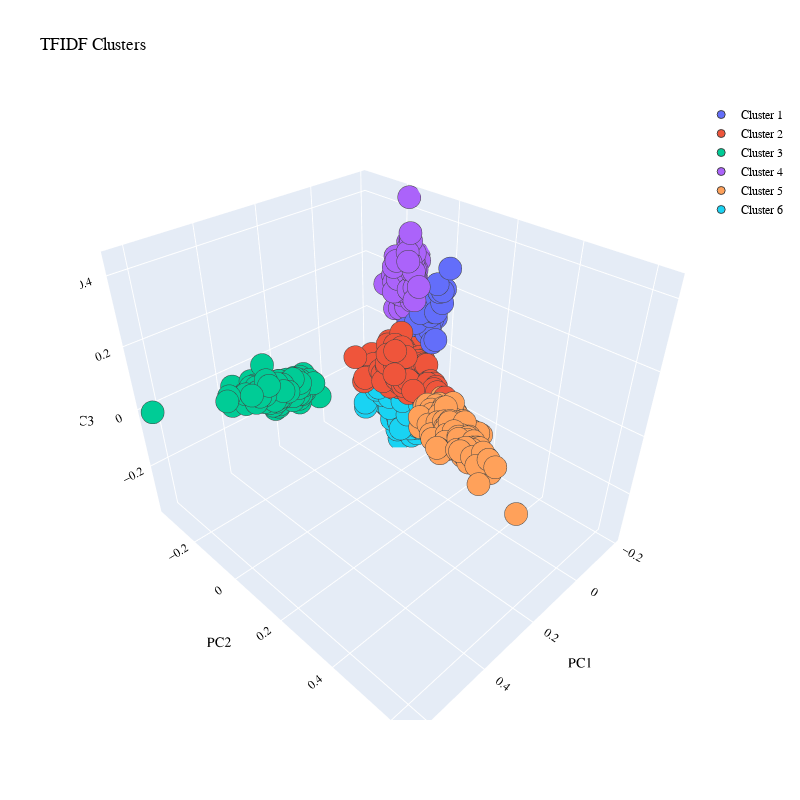

This figure's notebook cell:
### Markdown cell above
Image for plot above:
![image-2.png](attachment:image-2.png)

### Code cell
# Number of clusters
n_cl = 6

# KM cluster labels for TFIDF
kmeans_tfidf = KMeans(n_clusters=n_cl, random_state=ranseed)
label = kmeans_tfidf.fit_predict(X_tfidf)
centers = np.array(kmeans_tfidf.cluster_centers_)
uniq = np.unique(label)

# Plot first 3 components by cluster in 3d

cluster3d = go.Figure()

for u in uniq:

    cluster3d.add_trace(go.Scatter3d(x=scores_pca_tfidf[label == u, first], 
                                y=scores_pca_tfidf[label == u, second_or_later], 
                                z=scores_pca_tfidf[label == u, third], 
                                mode = 'markers', marker_size = 8, marker_line_width = 1,
                                name = 'Cluster ' + str(u + 1)))


cluster3d.update_layout(width=800, height=800, autosize=True, showlegend=True,
                        title_text='TFIDF Clusters', 
                   scene=dict(xaxis=dict(title='PC1', titlefont_color='black'),
                                yaxis=dict(title='PC2', titlefont_color='black'),
                                zaxis=dict(title='PC3', titlefont_color='black')),
                   font = dict(family="Gilroy", color='black', size=12))

### Figure 1 — Plotly figure (JSON) as saved in the notebook; plotly's stock layout.template omitted (floating-point values rounded to 4 significant figures; data arrays with more than 128 entries replaced by an {"elided": "..."} marker saying what was removed)
{"data": [{"marker": {"line": {"width": 1}, "size": 8}, "mode": "markers", "name": "Cluster 1", "type": "scatter3d", "x": {"elided": "181 float values"}, "y": {"elided": "181 float values"}, "z": {"elided": "181 float values"}}, {"marker": {"line": {"width": 1}, "size": 8}, "mode": "markers", "name": "Cluster 2", "type": "scatter3d", "x": {"elided": "581 float values"}, "y": {"elided": "581 float values"}, "z": {"elided": "581 float values"}}, {"marker": {"line": {"width": 1}, "size": 8}, "mode": "markers", "name": "Cluster 3", "type": "scatter3d", "x": {"elided": "181 float values"}, "y": {"elided": "181 float values"}, "z": {"elided": "181 float values"}}, {"marker": {"line": {"width": 1}, "size": 8}, "mode": "markers", "name": "Cluster 4", "type": "scatter3d", "x": {"elided": "181 float values"}, "y": {"elided": "181 float values"}, "z": {"elided": "181 float values"}}, {"marker": {"line": {"width": 1}, "size": 8}, "mode": "markers", "name": "Cluster 5", "type": "scatter3d", "x": {"elided": "184 float values"}, "y": {"elided": "184 float values"}, "z": {"elided": "184 float values"}}, {"marker": {"line": {"width": 1}, "size": 8}, "mode": "markers", "name": "Cluster 6", "type": "scatter3d", "x": {"elided": "477 float values"}, "y": {"elided": "477 float values"}, "z": {"elided": "477 float values"}}], "layout": {"autosize": true, "font": {"color": "black", "family": "Gilroy", "size": 12}, "height": 800, "scene": {"xaxis": {"title": {"font": {"color": "black"}, "text": "PC1"}}, "yaxis": {"title": {"font": {"color": "black"}, "text": "PC2"}}, "zaxis": {"title": {"font": {"color": "black"}, "text": "PC3"}}}, "showlegend": true, "title": {"text": "TFIDF Clusters"}, "width": 800}}
